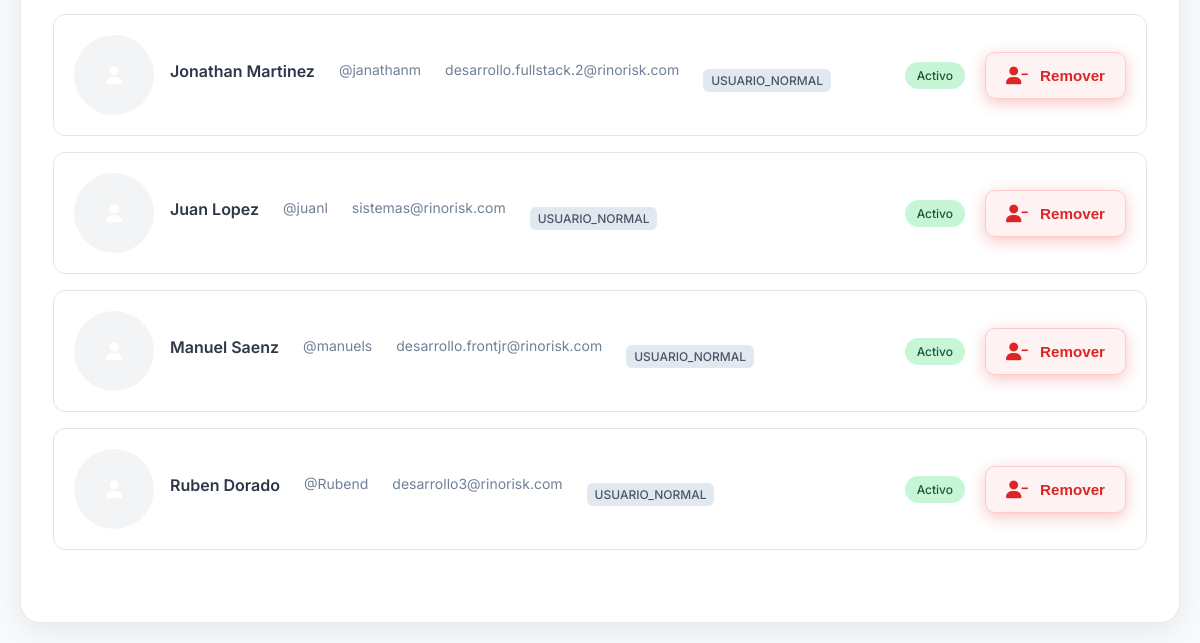
Before: /public/?route=clan_leader/members (signed in, lower part) with the older database file.
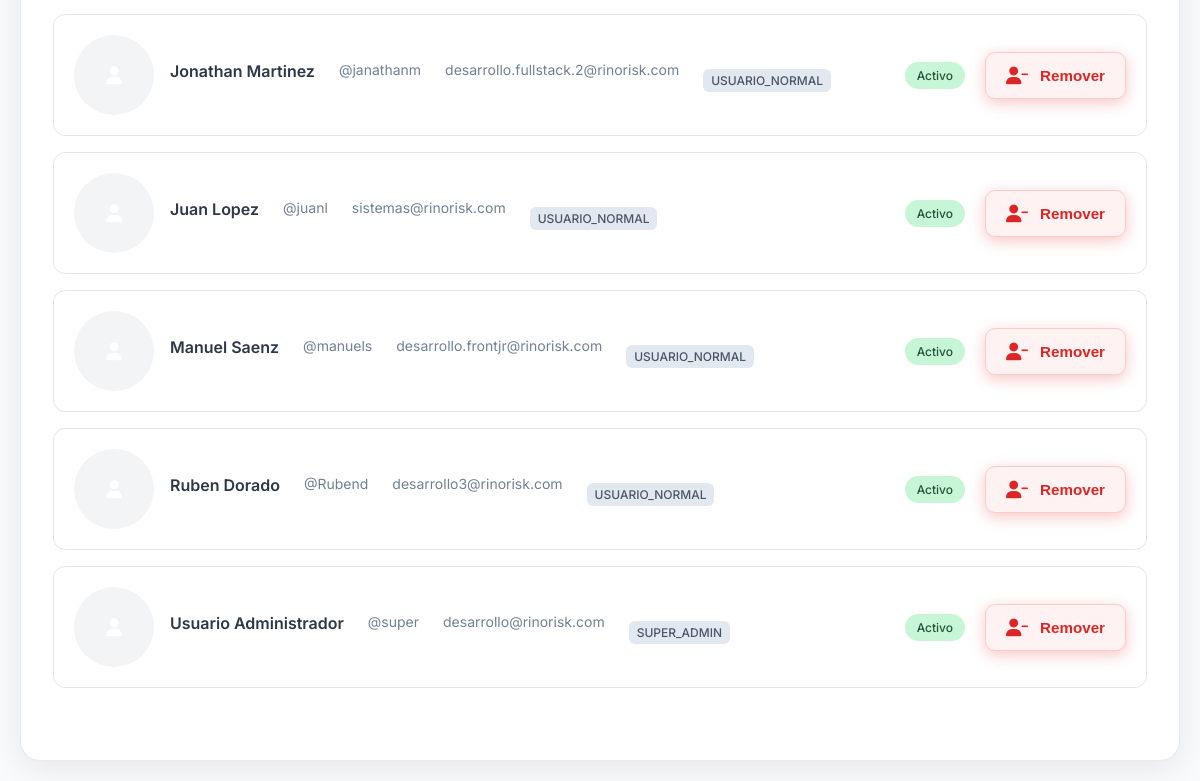
After: the same page with the newer database file.
### tables this page shows
CREATE TABLE `Users` (
  `user_id` int NOT NULL,
  `username` varchar(100) NOT NULL,
  `password_hash` varchar(255) NOT NULL,
  `email` varchar(100) DEFAULT NULL,
  `full_name` varchar(100) DEFAULT NULL,
  `is_active` tinyint(1) DEFAULT '1',
  `last_login` timestamp NULL DEFAULT NULL,
  `created_at` timestamp NULL DEFAULT CURRENT_TIMESTAMP
);

CREATE TABLE `Roles` (
  `role_id` int NOT NULL,
  `role_name` varchar(50) NOT NULL
);

### config/database.php (called while the page is built, shortened)
<?php
class Database {
    private static $connection = null;
    public static function getConnection() {
        if (self::$connection === null) {
            try {
                $dsn = "mysql:host=" . DB_HOST . ";dbname=" . DB_NAME . ";charset=utf8mb4";
                $options = [
                    PDO::ATTR_ERRMODE => PDO::ERRMODE_EXCEPTION,
                    PDO::ATTR_DEFAULT_FETCH_MODE => PDO::FETCH_ASSOC,
                    PDO::ATTR_EMULATE_PREPARES => false,
                ];
                self::$connection = new PDO($dsn, DB_USERNAME, DB_PASSWORD, $options);
            } catch (PDOException $e) {
                die('Error de conexión a la base de datos: ' . $e->getMessage());
            }
        }
        return self::$connection;
    }
}

### app/models/Auth.php (called while the page is built, shortened)
<?php
class Auth {
    private $userModel;
    public function __construct() {
        $this->userModel = new User();
    }
    public function isLoggedIn() {
        return isset($_SESSION['user_id']) && !empty($_SESSION['user_id']);
    }
    public function getCurrentUser() {
        return $this->userModel->findById($_SESSION['user_id']);
    }
}

### app/models/User.php (called while the page is built, shortened)
<?php
class User {
    private $db;
    public function __construct() {
        $this->db = Database::getConnection();
    }
    public function findById($id) {
        try {
            $stmt = $this->db->prepare("
                SELECT user_id, username, email, full_name, is_active, last_login, created_at
                FROM Users
                WHERE user_id = ? AND is_active = 1
            ");
            $stmt->execute([$id]);
            return $stmt->fetch();
        } catch (PDOException $e) {
            error_log("Error al buscar usuario por ID: " . $e->getMessage());
            return false;
        }
    }
    public function getUserClan($userId) {
        try {
            $stmt = $this->db->prepare("
                SELECT
                    c.clan_id,
                    c.clan_name,
                    c.clan_departamento
                FROM Clans c
                JOIN Clan_Members cm ON c.clan_id = cm.clan_id
                WHERE cm.user_id = ?
                LIMIT 1
            ");
            $stmt->execute([$userId]);
            return $stmt->fetch();
        } catch (PDOException $e) {
            error_log("Error al obtener clan del usuario: " . $e->getMessage());
            return false;
        }
    }
}

### app/models/Clan.php (called while the page is built, shortened)
<?php
class Clan {
    private $db;
    public function __construct() {
        $this->db = Database::getConnection();
    }
    public function getMembers($clanId) {
        try {
            $stmt = $this->db->prepare("
                SELECT
                    u.user_id,
                    u.username,
                    u.full_name,
                    u.email,
                    u.is_active,
                    u.last_login,
                    r.role_name
                FROM Clan_Members cm
                JOIN Users u ON cm.user_id = u.user_id
                LEFT JOIN User_Roles ur ON u.user_id = ur.user_id
                LEFT JOIN Roles r ON ur.role_id = r.role_id
                WHERE cm.clan_id = ?
                ORDER BY u.full_name
            ");
            $stmt->execute([$clanId]);
            return $stmt->fetchAll();
        } catch (PDOException $e) {
            error_log("Error al obtener miembros: " . $e->getMessage());
            return [];
        }
    }
}

### app/views/clan_leader/members.php (the view, shortened to what the changed rows need)
<div class="clan-leader-members minimal">
    <div class="content-minimal">
        <section class="members-minimal">
            <?php if (!empty($members)): ?>
                <div class="members-list">
                    <?php foreach ($members as $member): ?>
                        <div class="member-item">
                            <div class="member-info">
                                <div class="member-avatar">
                                    <i class="fas fa-user"></i>
                                </div>
                                <div class="member-details">
                                    <div class="member-name"><?php echo htmlspecialchars($member['full_name']); ?></div>
                                    <div class="member-username">@<?php echo htmlspecialchars($member['username']); ?></div>
                                    <div class="member-email"><?php echo htmlspecialchars($member['email']); ?></div>
                                    <div class="member-role">
                                        <span class="role-badge"><?php echo htmlspecialchars($member['role_name'] ?? 'Sin rol'); ?></span>
                                    </div>
                                </div>
                            </div>
                            <div class="member-status">
                                <?php if ($member['is_active']): ?>
                                    <span class="status-active">Activo</span>
                                <?php else: ?>
                                    <span class="status-inactive">Inactivo</span>
                                <?php endif; ?>
                            </div>
                            <div class="member-actions">
                                <?php if ($member['user_id'] != $user['user_id']): ?>
                                    <button class="btn-minimal danger"
                                            onclick="removeMember(<?php echo $member['user_id']; ?>, '<?php echo htmlspecialchars($member['full_name']); ?>')">
                                        <i class="fas fa-user-minus"></i>
                                        Remover
                                    </button>
                                <?php else: ?>
                                    <span class="leader-badge">Líder del Clan</span>
                                <?php endif; ?>
                            </div>
                        </div>
                    <?php endforeach; ?>
                </div>
            <?php endif; ?>
        </section>
    </div>
</div>
<?php
require_once __DIR__ . '/../admin/layout.php';
?>

Changed rows visible on the page:
now on this page (row edited): users: full_name "Usuario Administrador", username "super", email "desarrollo@rinorisk.com", roles.role_name "SUPER_ADMIN", is_active "Activo"
